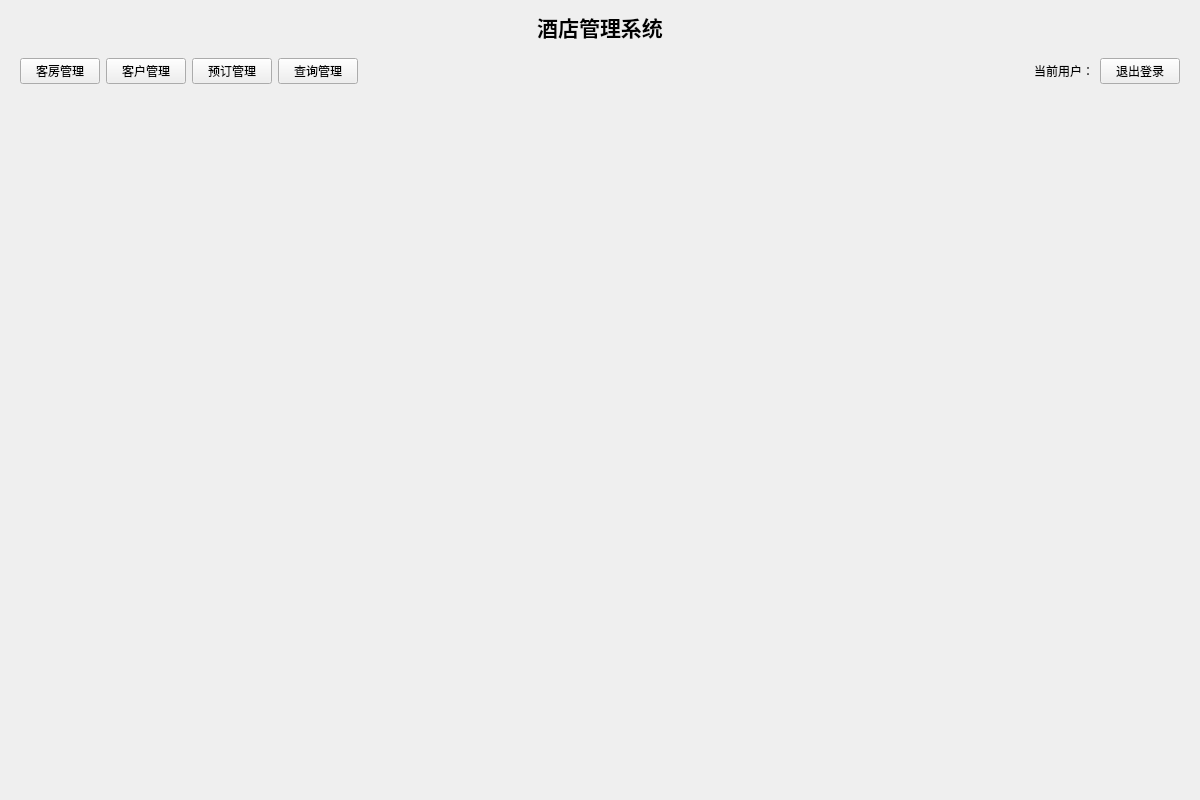
<?xml version="1.0" encoding="UTF-8"?>
<ui version="4.0">
 <class>MainWidget</class>
 <widget class="QWidget" name="MainWidget">
  <property name="geometry">
   <rect>
    <x>0</x>
    <y>0</y>
    <width>1200</width>
    <height>800</height>
   </rect>
  </property>
  <property name="windowTitle">
   <string>酒店管理系统</string>
  </property>
  <layout class="QVBoxLayout" name="verticalLayout">
   <!-- 顶部标题栏 -->
   <item>
    <widget class="QLabel" name="label_title">
     <property name="text">
      <string>酒店管理系统</string>
     </property>
     <property name="alignment">
      <set>Qt::AlignCenter</set>
     </property>
     <property name="font">
      <font>
       <pointsize>16</pointsize>
       <weight>75</weight>
       <bold>true</bold>
      </font>
     </property>
    </widget>
   </item>
   
   <!-- 功能按钮区 -->
   <item>
    <widget class="QWidget" name="widget_buttons" native="true">
     <layout class="QHBoxLayout" name="horizontalLayout">
      <item>
       <widget class="QPushButton" name="pushButton_room">
        <property name="text">
         <string>客房管理</string>
        </property>
       </widget>
      </item>
      <item>
       <widget class="QPushButton" name="pushButton_guest">
        <property name="text">
         <string>客户管理</string>
        </property>
       </widget>
      </item>
      <item>
       <widget class="QPushButton" name="pushButton_reservation">
        <property name="text">
         <string>预订管理</string>
        </property>
       </widget>
      </item>
      <!-- 新增查询管理按钮 -->
      <item>
       <widget class="QPushButton" name="pushButton_query">
        <property name="text">
         <string>查询管理</string>
        </property>
       </widget>
      </item>
      <item>
       <spacer name="horizontalSpacer">
        <property name="orientation">
         <enum>Qt::Horizontal</enum>
        </property>
        <property name="sizeHint" stdset="0">
         <size>
          <width>40</width>
          <height>20</height>
         </size>
        </property>
       </spacer>
      </item>
      <item>
       <widget class="QLabel" name="label_userInfo">
        <property name="text">
         <string>当前用户：</string>
        </property>
       </widget>
      </item>
      <item>
       <widget class="QPushButton" name="pushButton_logout">
        <property name="text">
         <string>退出登录</string>
        </property>
       </widget>
      </item>
     </layout>
    </widget>
   </item>
   
   <!-- 内容区域 -->
   <item>
    <widget class="QStackedWidget" name="stackedWidget_content">
     <property name="currentIndex">
      <number>0</number>
     </property>
    </widget>
   </item>
  </layout>
 </widget>
 <resources/>
 <connections/>
</ui>
